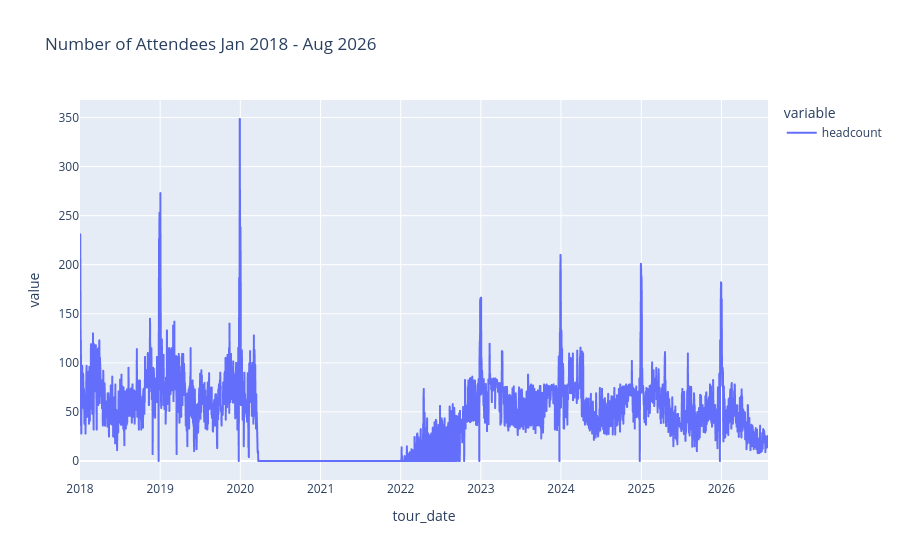

Write notebook code for a chart like this one.
### Code cell
fig = px.line(df["headcount"],title="Number of Attendees Jan 2018 - Aug 2026")
fig.show()

### Figure 1 — Plotly figure (JSON) as saved in the notebook; plotly's stock layout.template omitted (floating-point values rounded to 4 significant figures; data arrays with more than 128 entries replaced by an {"elided": "..."} marker saying what was removed)
{"data": [{"hovertemplate": "variable=headcount<br>tour_date=%{x}<br>value=%{y}<extra></extra>", "legendgroup": "headcount", "line": {"color": "#636efa", "dash": "solid"}, "marker": {"symbol": "circle"}, "mode": "lines", "name": "headcount", "showlegend": true, "type": "scattergl", "x": {"elided": "3135 str values"}, "xaxis": "x", "y": {"elided": "3135 float values"}, "yaxis": "y"}], "layout": {"legend": {"title": {"text": "variable"}, "tracegroupgap": 0}, "title": {"text": "Number of Attendees Jan 2018 - Aug 2026"}, "xaxis": {"anchor": "y", "domain": [0, 1], "title": {"text": "tour_date"}}, "yaxis": {"anchor": "x", "domain": [0, 1], "title": {"text": "value"}}}}
